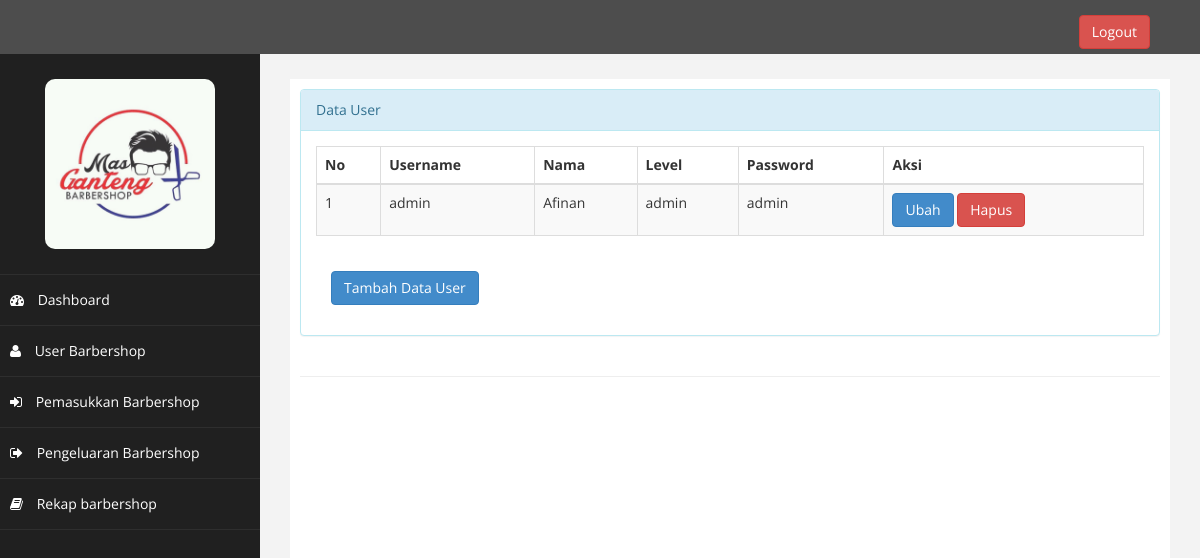
The app's page /index.php?page=user (signed in) with its own data.
### tables this page shows
CREATE TABLE `tb_user` (
  `id` int(20) NOT NULL,
  `username` varchar(20) NOT NULL,
  `nama` varchar(20) NOT NULL,
  `password` varchar(20) NOT NULL,
  `level` varchar(20) NOT NULL
);

### page/user/user.php (the view, shortened to what this page needs)
<div class="row">
                <div class="col-md-12">
                    <div class="panel panel-info">
                        <div class="panel-heading">
                             Data User
                        </div>
                        <div class="panel-body" >
                            <div class="table-responsive">
                                <table class="table table-striped table-bordered table-hover" id="dataTables-example">
                                    <thead>
                                        <tr>
                                            <th>No</th>
                                            <th>Username</th>
                                            <th>Nama</th>
                                            <th>Level</th>
                                            <th>Password</th>
                                            <th>Aksi</th>
                                        </tr>
                                    </thead>
                                    <tbody>
                                        <?php
                                            $no = 1;
                                            $sql = $koneksi->query("select * from tb_user ");
                                            while ($data= $sql->fetch_assoc()) {
                                        ?>
                                        <tr>
                                            <td><?php echo $no++; ?></td>
                                            <td><?php echo $data['username'];?></td>
                                            <td><?php echo $data['nama'];?></td>
                                            <td><?php echo $data['level'];?></td>
                                            <td><?php echo $data['password'];?></td>
                                             <td>
                                                <a href="?page=user&aksi=ubah&id=<?php echo $data['id']; ?>" class="btn btn-primary"> Ubah</a>
                                                <a onclick="return confirm('Anda Yakin Akan Mengahapus Data Ini ... ???')" href="?page=user&aksi=hapus&id=<?php echo $data['id']; ?>" class="btn btn-danger" > Hapus</a>
                                            </td>
                                        </tr>
                                        <?php  } ?>
                                    </tbody>
                                    </table>
                                  </div>
                            <div class="panel-body">
                            <button class="btn btn-primary" data-toggle="modal" data-target="#myModal">
                              Tambah Data User
                            </button>
                        </div>
                        </div>
                     </div>
                   </div>
     </div>

### assets/css/custom.css (style rules this page uses)
body { font-family: 'Open Sans', sans-serif; }

### records on screen
tb_user: username "admin", nama "Afinan", level "admin", password "admin"
